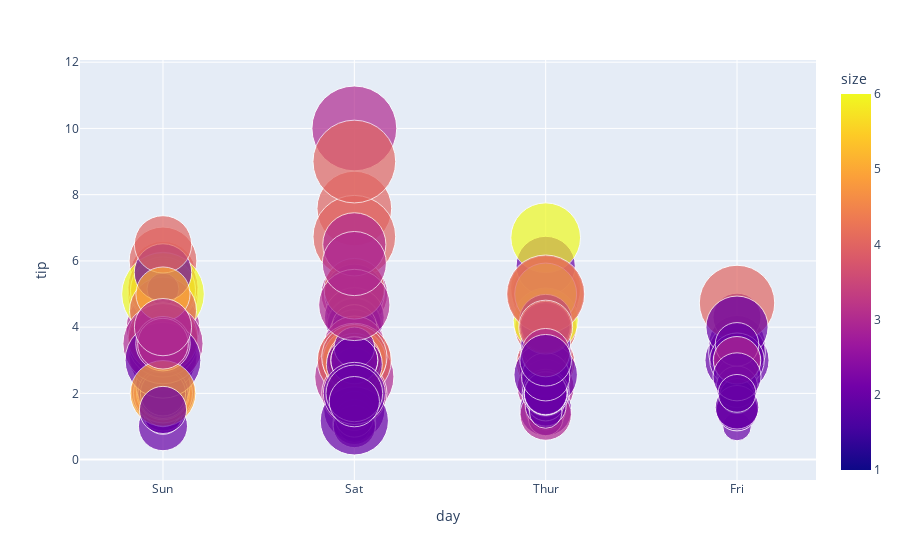

The notebook cell saved with this chart:
### Code cell
fig = px.scatter(df,x='day',y='tip',size='total_bill',hover_name='time',color='size',size_max=60)
fig.show()

### Figure 1 — Plotly figure (JSON) as saved in the notebook; plotly's stock layout.template omitted (floating-point values rounded to 4 significant figures; data arrays with more than 128 entries replaced by an {"elided": "..."} marker saying what was removed)
{"data": [{"hovertemplate": "<b>%{hovertext}</b><br><br>day=%{x}<br>tip=%{y}<br>total_bill=%{marker.size}<br>size=%{marker.color}<extra></extra>", "hovertext": {"elided": "244 str values"}, "legendgroup": "", "marker": {"color": {"elided": "244 int values"}, "coloraxis": "coloraxis", "size": {"elided": "244 float values"}, "sizemode": "area", "sizeref": 0.01411, "symbol": "circle"}, "mode": "markers", "name": "", "orientation": "v", "showlegend": false, "type": "scatter", "x": {"elided": "244 str values"}, "xaxis": "x", "y": {"elided": "244 float values"}, "yaxis": "y"}], "layout": {"coloraxis": {"colorbar": {"title": {"text": "size"}}, "colorscale": [[0, "#0d0887"], [0.1111, "#46039f"], [0.2222, "#7201a8"], [0.3333, "#9c179e"], [0.4444, "#bd3786"], [0.5556, "#d8576b"], [0.6667, "#ed7953"], [0.7778, "#fb9f3a"], [0.8889, "#fdca26"], [1, "#f0f921"]]}, "legend": {"itemsizing": "constant", "tracegroupgap": 0}, "margin": {"t": 60}, "xaxis": {"anchor": "y", "domain": [0, 1], "title": {"text": "day"}}, "yaxis": {"anchor": "x", "domain": [0, 1], "title": {"text": "tip"}}}}
